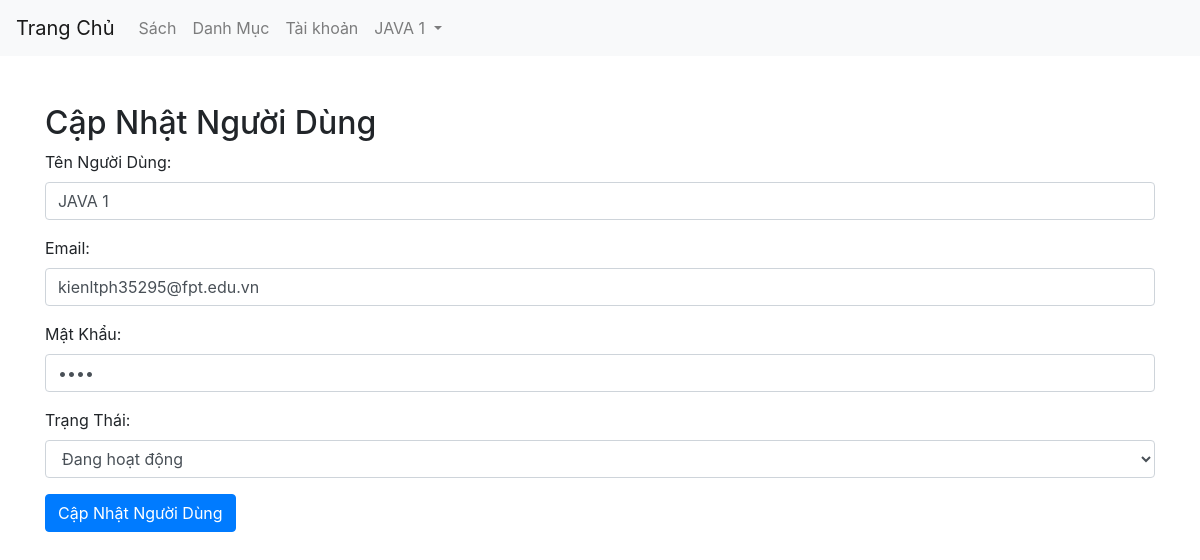
/xuong/admin/index.php?act=trangcapnhattk&id=6 (signed in), run on the app's committed database.
### tables this page shows
CREATE TABLE `nguoidung` (
  `id` int(11) NOT NULL,
  `ten` varchar(255) NOT NULL,
  `email` varchar(255) NOT NULL,
  `password` varchar(255) NOT NULL,
  `trang_thai` tinyint(4) DEFAULT 1
);

### xuong/admin/models/pdo.php (called while the page is built, shortened)
<?php
function pdo_get_connection(){
    $servername = "localhost";
    $username = "root";
    $password = "";
    $database = "xuong";
    try {
        $conn = new PDO("mysql:host=$servername;dbname=$database", $username, $password);
        $conn->setAttribute(PDO::ATTR_ERRMODE, PDO::ERRMODE_EXCEPTION);
        return $conn;
    } catch(PDOException $e) {
        echo "Connection failed: " . $e->getMessage();
    }
}
function pdo_query($sql){
    $sql_args=array_slice(func_get_args(),1);
    try{
        $conn=pdo_get_connection();
        $stmt=$conn->prepare($sql);
        $stmt->execute($sql_args);
        $rows=$stmt->fetchAll();
        return $rows;
    }
    catch(PDOException $e){
        throw $e;
    }
    finally{
        unset($conn);
    }
}
?>

### xuong/admin/models/nguoidung.php (called while the page is built, shortened)
<?php
function getOneTK($id)
{
    $sql = "select * from nguoidung where id=".$id;
    $get = pdo_query($sql);
    return $get;
}

### xuong/admin/views/nguoiDung/update.php (the view, shortened to what this page needs)
<!DOCTYPE html>
<html lang="en">
<head>
    <link rel="stylesheet" href="https://maxcdn.bootstrapcdn.com/bootstrap/4.5.2/css/bootstrap.min.css">
</head>
<body>
<?php include "views/menu/menu.php"?>
<div class="container mt-5">
    <h2>Cập Nhật Người Dùng</h2>
    <form action="index.php?act=capnhattk" method="post">
        <div class="form-group">
            <label for="ten_nguoi_dung">Tên Người Dùng:</label>
            <input type="text" class="form-control" id="ten_nguoi_dung" name="ten" value="<?=$onetk[0]['ten']?>" required>
        </div>
        <div class="form-group">
            <label for="email">Email:</label>
            <input type="email" class="form-control" id="email" name="email" value="<?=$onetk[0]['email']?>" required>
        </div>
        <div class="form-group">
            <label for="password">Mật Khẩu:</label>
            <input type="password" class="form-control" id="password" name="password" value="<?=$onetk[0]['password']?>" required>
        </div>
                <div class="form-group">
                    <label for="trang_thai">Trạng Thái:</label>
                    <select class="form-control" id="trang_thai" name="trang_thai" required>
                        <option value="1" <?= $onetk[0]['trang_thai'] == 1 ? "selected" : "" ?>>Đang hoạt động</option>
                    </select>
                </div>
        <button type="submit" class="btn btn-primary" name="luu">Cập Nhật Người Dùng</button>
    </form>
</div>
</body>
</html>

### data on the page
nguoidung: ten "JAVA 1", email "kienltph35295@fpt.edu.vn", trang_thai "Đang hoạt động"

### other printed values
$_SESSION['user']['ten'] "JAVA 1"
